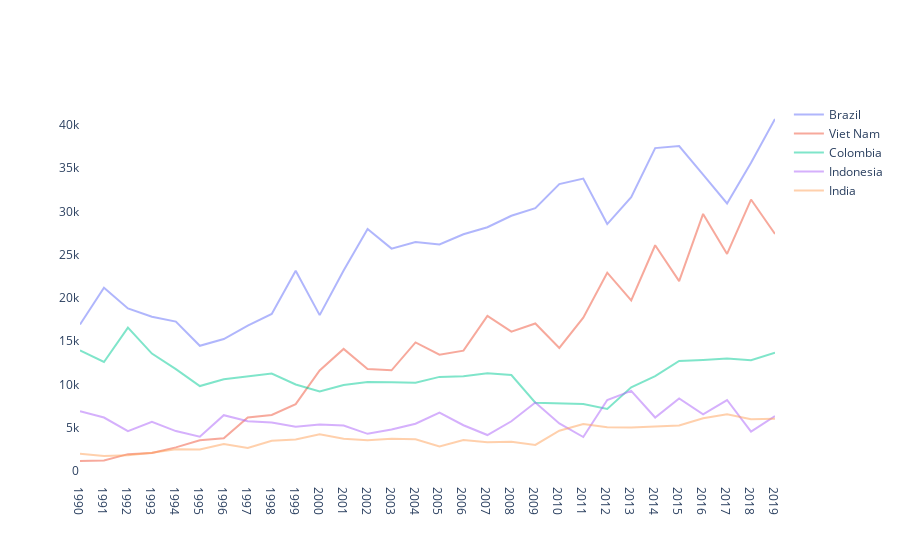

Write notebook code for a chart like this one.
### Code cell
# high producers
fig = go.Figure()

# get a list of the countries to make each of the countries a trace
countries = data.groupby("country").counts.sum().sort_values(ascending=False).index.tolist()
i = 0
while i < 5:
    country = countries.pop(0)
    this_data = data[np.in1d(data.country, country)]

    fig.add_trace(go.Scatter(
        x = this_data.year,
        y = this_data.counts,
        name = country,
        opacity=0.5
    ))
    i+=1
fig.update_layout(plot_bgcolor="white").show()
